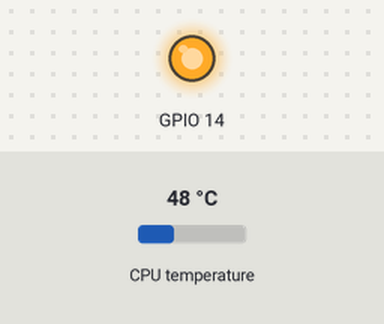
Recording of a program running on a simulated Raspberry Pi (BCM pin numbers). Parts: output pins drawn as LEDs (lit = HIGH). The inputs (shaded band) are chosen by the test bench; at power-on: CPU temperature 48 °C. What the program prints to the terminal is not drawn.

Above: at 0.1 s.
Timing chart, 0 to 1.6 s (numbered marks = the images above):
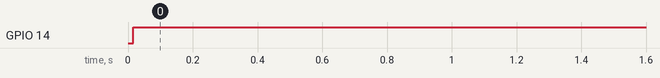

Measured:
- by itself, GPIO 14: LOW → HIGH at 0.02 s

The program:

fan.py
```python
#!/usr/bin/python
import os
import time
import RPi.GPIO as GPIO
GPIO.setwarnings(False)
GPIO.setmode(GPIO.BCM)
GPIO.setup(14, GPIO.OUT)

def getCPUtemperature():
    res = os.popen('vcgencmd measure_temp').readline()
    return(res.replace("temp=","").replace("'C\n",""))

temp_float = float(getCPUtemperature())

try:
    if (temp_float > 47):
        print temp_float
        print "power on fan..."
        # ein
        GPIO.output(14, True)
        time.sleep(180)
        print "power off fan..."
        # aus
        GPIO.output(14, False)
        print float(getCPUtemperature())
    else:
        print temp_float
        print "temp too low"

except KeyboardInterrupt:
    print float(getCPUtemperature())
    print "power off fan..."
    GPIO.output(14, False)
    print "cancelling..."
```
